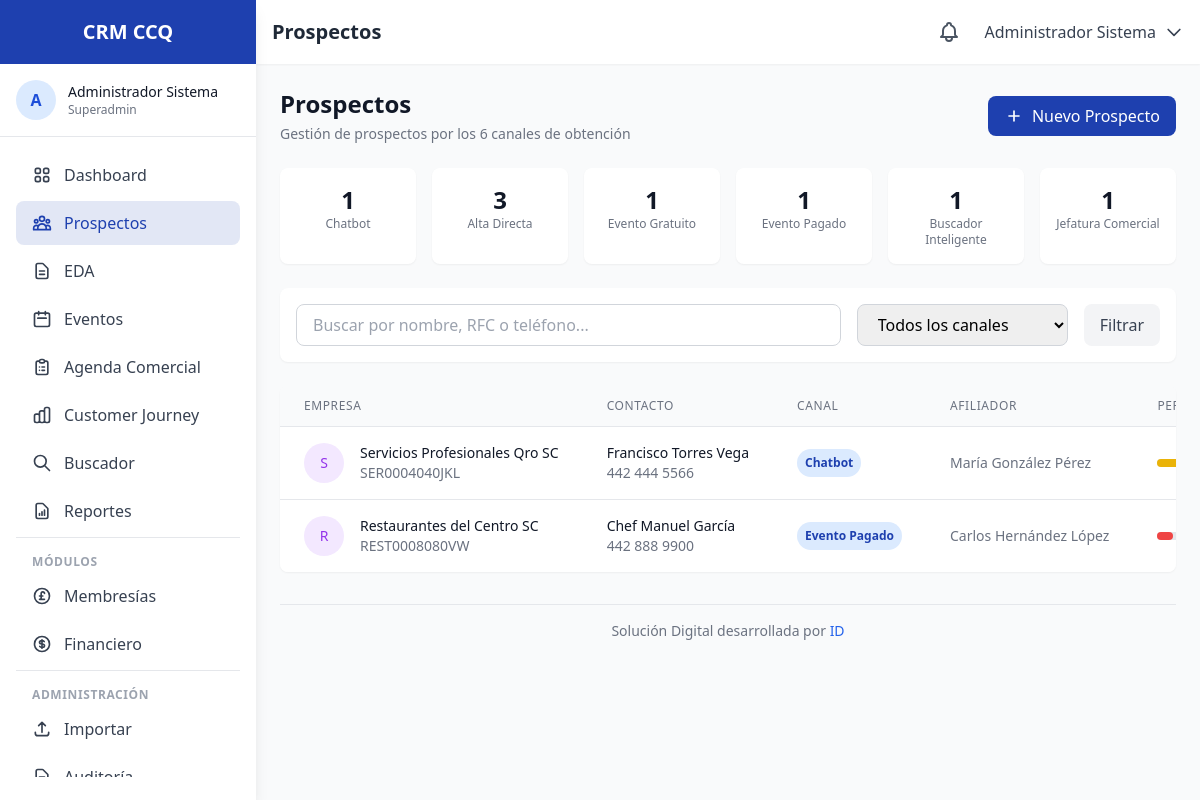
Page /prospectos (signed in) on the committed database.
### tables this page shows
CREATE TABLE IF NOT EXISTS `contacts` (
    `id` INT UNSIGNED AUTO_INCREMENT PRIMARY KEY,
    `rfc` VARCHAR(13) UNIQUE,
    `whatsapp` VARCHAR(20),
    `contact_type` ENUM('afiliado', 'exafiliado', 'prospecto', 'nuevo_usuario', 'funcionario', 'publico_general', 'consejero_propietario', 'consejero_invitado', 'mesa_directiva') DEFAULT 'nuevo_usuario',
    `business_name` VARCHAR(255),
    `commercial_name` VARCHAR(255),
    `owner_name` VARCHAR(255),
    `legal_representative` VARCHAR(255),
    `corporate_email` VARCHAR(255),
    `phone` VARCHAR(20),
    `industry` VARCHAR(100),
    `niza_classification` VARCHAR(10),
    `products_sells` JSON COMMENT '4 principales productos que vende',
    `products_buys` JSON COMMENT '2 principales productos que compra',
    `discount_percentage` DECIMAL(5,2) DEFAULT 0,
    `commercial_address` TEXT,
    `fiscal_address` TEXT,
    `city` VARCHAR(100),
    `state` VARCHAR(100) DEFAULT 'Querétaro',
    `postal_code` VARCHAR(10),
    `google_maps_url` VARCHAR(500),
    `website` VARCHAR(255),
    `facebook` VARCHAR(255),
    `instagram` VARCHAR(255),
    `linkedin` VARCHAR(255),
    `twitter` VARCHAR(255),
    `whatsapp_sales` VARCHAR(20),
    `whatsapp_purchases` VARCHAR(20),
    `whatsapp_admin` VARCHAR(20),
    `profile_completion` TINYINT UNSIGNED DEFAULT 0 COMMENT 'Porcentaje de completitud 0-100',
    `completion_stage` ENUM('A', 'B', 'C') DEFAULT 'A',
    `assigned_affiliate_id` INT UNSIGNED COMMENT 'Afiliador asignado',
    `source_channel` ENUM('chatbot', 'alta_directa', 'evento_gratuito', 'evento_pagado', 'buscador', 'jefatura_comercial') DEFAULT 'alta_directa',
    `notes` TEXT,
    `is_validated` TINYINT(1) DEFAULT 0 COMMENT 'Para consejeros y mesa directiva',
    `validated_by` INT UNSIGNED,
    `created_at` TIMESTAMP DEFAULT CURRENT_TIMESTAMP,
    `updated_at` TIMESTAMP DEFAULT CURRENT_TIMESTAMP ON UPDATE CURRENT_TIMESTAMP,
    FOREIGN KEY (`assigned_affiliate_id`) REFERENCES `users`(`id`) ON DELETE SET NULL,
    FOREIGN KEY (`validated_by`) REFERENCES `users`(`id`) ON DELETE SET NULL,
    INDEX `idx_contact_type` (`contact_type`),
    INDEX `idx_rfc` (`rfc`),
    INDEX `idx_whatsapp` (`whatsapp`)
);

CREATE TABLE IF NOT EXISTS `users` (
    `id` INT UNSIGNED AUTO_INCREMENT PRIMARY KEY,
    `role_id` INT UNSIGNED NOT NULL,
    `email` VARCHAR(255) NOT NULL UNIQUE,
    `password` VARCHAR(255) NOT NULL,
    `name` VARCHAR(100) NOT NULL,
    `phone` VARCHAR(20),
    `whatsapp` VARCHAR(20),
    `avatar` VARCHAR(255),
    `is_active` TINYINT(1) DEFAULT 1,
    `last_login` TIMESTAMP NULL,
    `created_at` TIMESTAMP DEFAULT CURRENT_TIMESTAMP,
    `updated_at` TIMESTAMP DEFAULT CURRENT_TIMESTAMP ON UPDATE CURRENT_TIMESTAMP,
    FOREIGN KEY (`role_id`) REFERENCES `roles`(`id`)
);

### app/views/prospects/index.php (the view, shortened to what the rows shown need)
<div class="space-y-6">
    <div class="flex flex-col sm:flex-row sm:items-center sm:justify-between">
        <div>
            <h2 class="text-2xl font-bold text-gray-900">Prospectos</h2>
        </div>
    </div>
    <div class="bg-white rounded-lg shadow-sm overflow-hidden">
        <div class="overflow-x-auto">
            <table class="min-w-full divide-y divide-gray-200">
                <thead class="bg-gray-50">
                    <tr>
                        <th class="px-6 py-3 text-left text-xs font-medium text-gray-500 uppercase tracking-wider">Empresa</th>
                        <th class="px-6 py-3 text-left text-xs font-medium text-gray-500 uppercase tracking-wider">Contacto</th>
                        <th class="px-6 py-3 text-left text-xs font-medium text-gray-500 uppercase tracking-wider">Canal</th>
                        <th class="px-6 py-3 text-left text-xs font-medium text-gray-500 uppercase tracking-wider">Afiliador</th>
                        <th class="px-6 py-3 text-left text-xs font-medium text-gray-500 uppercase tracking-wider">Perfil</th>
                    </tr>
                </thead>
                <tbody class="bg-white divide-y divide-gray-200">
                    <?php if (empty($prospects)): ?>
                    <tr>
                        <td colspan="7" class="px-6 py-12 text-center text-gray-500">
                            No hay prospectos registrados
                        </td>
                    </tr>
                    <?php else: ?>
                    <?php foreach ($prospects as $prospect): ?>
                    <tr class="hover:bg-gray-50">
                        <td class="px-6 py-4 whitespace-nowrap">
                            <div class="flex items-center">
                                <div class="flex-shrink-0 h-10 w-10 bg-purple-100 rounded-full flex items-center justify-center">
                                    <span class="text-purple-600 font-medium text-sm">
                                        <?php echo substr($prospect['business_name'] ?? 'P', 0, 1); ?>
                                    </span>
                                </div>
                                <div class="ml-4">
                                    <div class="text-sm font-medium text-gray-900">
                                        <?php echo htmlspecialchars($prospect['business_name'] ?? $prospect['owner_name'] ?? 'Sin nombre'); ?>
                                    </div>
                                    <div class="text-sm text-gray-500">
                                        <?php echo htmlspecialchars($prospect['rfc'] ?? '-'); ?>
                                    </div>
                                </div>
                            </div>
                        </td>
                        <td class="px-6 py-4 whitespace-nowrap">
                            <div class="text-sm text-gray-900"><?php echo htmlspecialchars($prospect['owner_name'] ?? '-'); ?></div>
                            <div class="text-sm text-gray-500"><?php echo htmlspecialchars($prospect['phone'] ?? $prospect['whatsapp'] ?? '-'); ?></div>
                        </td>
                        <td class="px-6 py-4 whitespace-nowrap">
                            <span class="px-2 py-1 inline-flex text-xs leading-5 font-semibold rounded-full bg-blue-100 text-blue-800">
                                <?php echo $channels[$prospect['source_channel']] ?? $prospect['source_channel']; ?>
                            </span>
                        </td>
                        <td class="px-6 py-4 whitespace-nowrap text-sm text-gray-500">
                            <?php echo htmlspecialchars($prospect['affiliator_name'] ?? 'Sin asignar'); ?>
                        </td>
                        <td class="px-6 py-4 whitespace-nowrap">
                            <div class="flex items-center">
                                <div class="w-16 bg-gray-200 rounded-full h-2 mr-2">
                                    <div class="bg-<?php echo $prospect['profile_completion'] >= 70 ? 'green' : ($prospect['profile_completion'] >= 35 ? 'yellow' : 'red'); ?>-500 h-2 rounded-full"
                                         style="width: <?php echo $prospect['profile_completion']; ?>%"></div>
                                </div>
                            </div>
                        </td>
                    </tr>
                    <?php endforeach; ?>
                    <?php endif; ?>
                </tbody>
            </table>
        </div>
    </div>
</div>

### rows in the picture
contacts: business_name "S", business_name "Servicios Profesionales Qro SC", rfc "SER0004040JKL", owner_name "Francisco Torres Vega", phone "442 444 5566", source_channel "Chatbot", assigned_affiliate.name "María González Pérez", profile_completion 35 (drawn)
contacts: business_name "R", business_name "Restaurantes del Centro SC", rfc "REST0008080VW", owner_name "Chef Manuel García", phone "442 888 9900", source_channel "Evento Pagado", assigned_affiliate.name "Carlos Hernández López", profile_completion 25 (drawn)

### other values in the picture
$siteName "CRM CCQ"
mb_substr($_SESSION['user_name'] ?? 'U', 0, 1, 'UTF-8') "A"
$_SESSION['user_name'] "Administrador Sistema"
$_SESSION['user_role'] "Superadmin"
$pageTitle "Prospectos"
$count "1"
$label "Chatbot"
$count "3"
$label "Alta Directa"
$label "Evento Gratuito"
$label "Evento Pagado"
$label "Buscador Inteligente"
$label "Jefatura Comercial"
